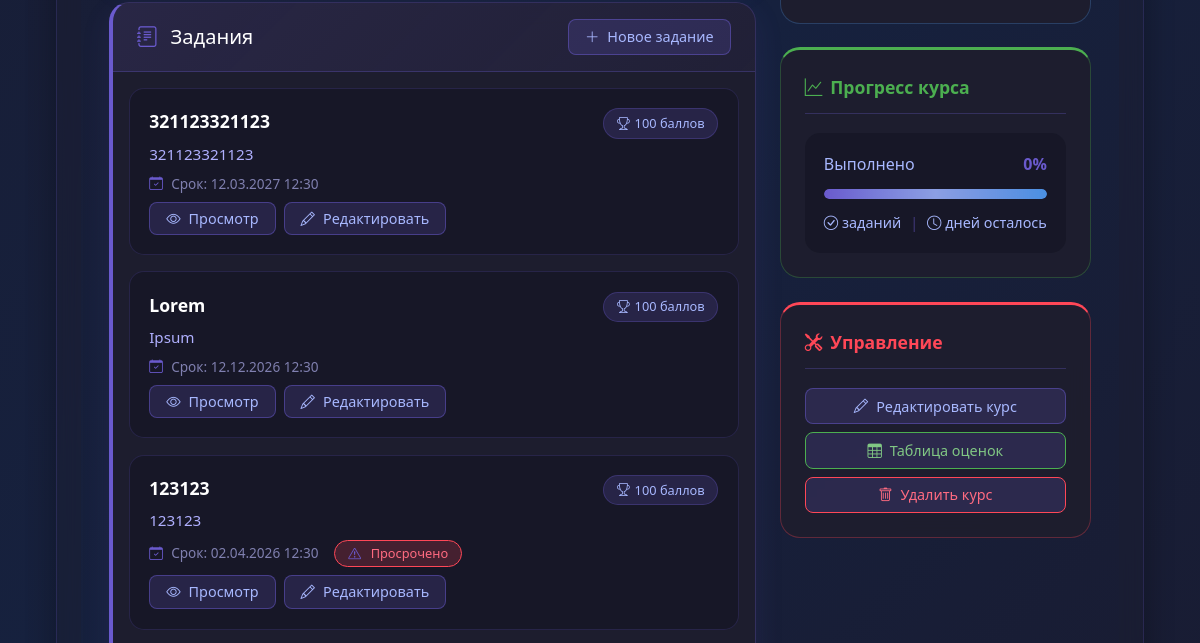
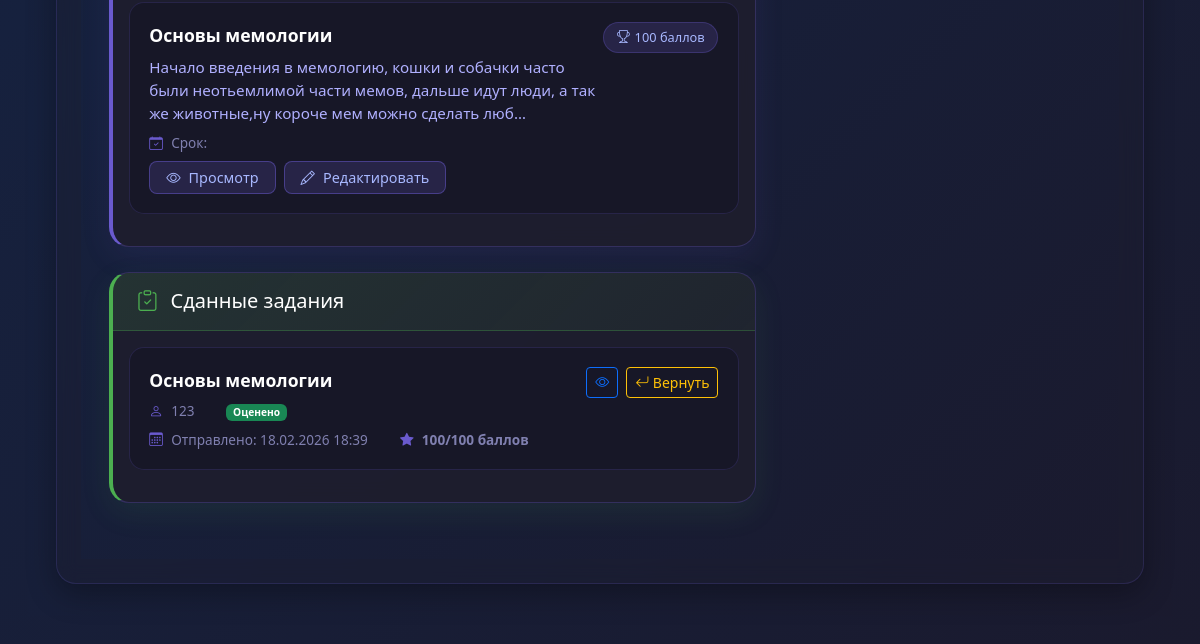
/2/ (signed in, lower part), run on an earlier commit of the app's database (2 pictures, top to bottom).
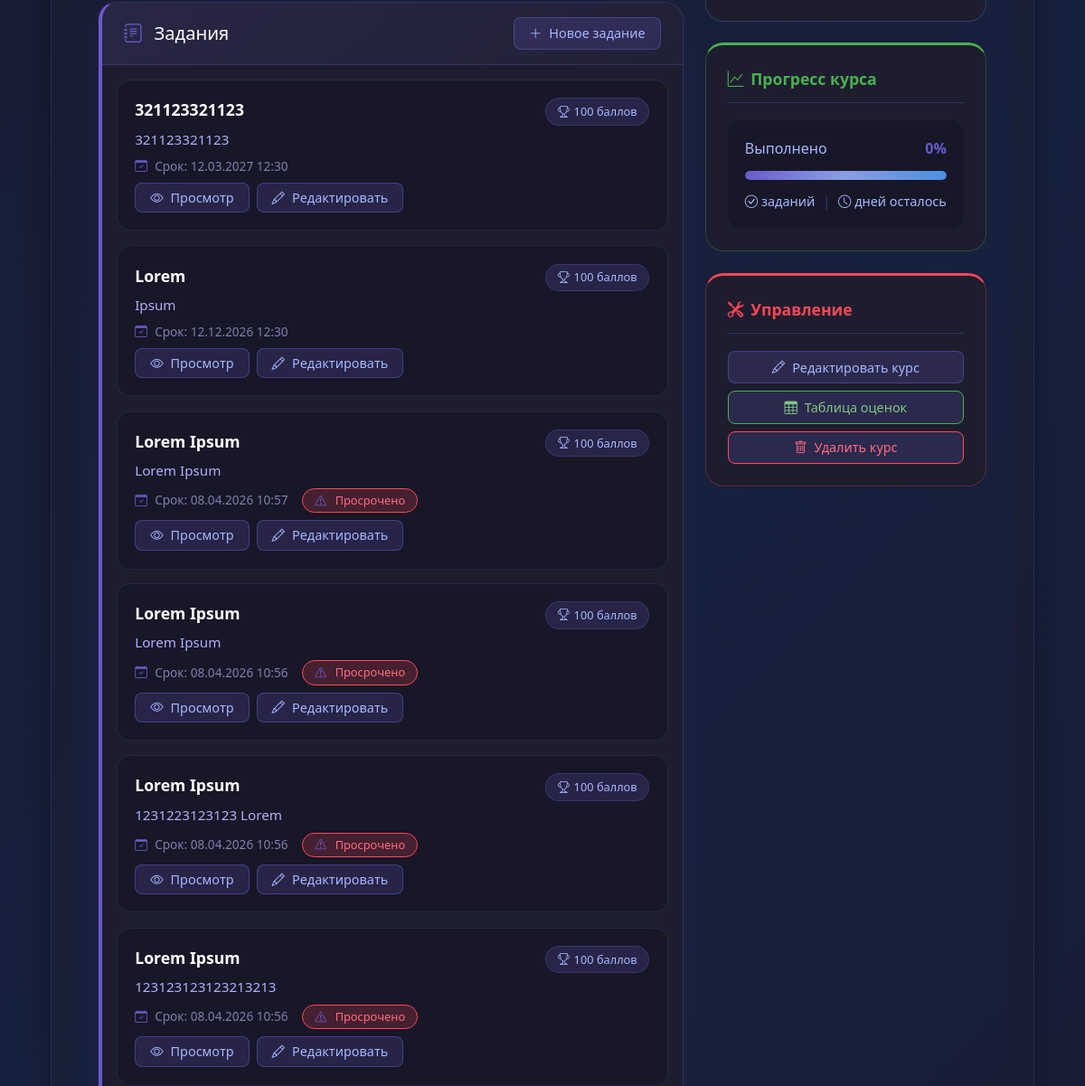
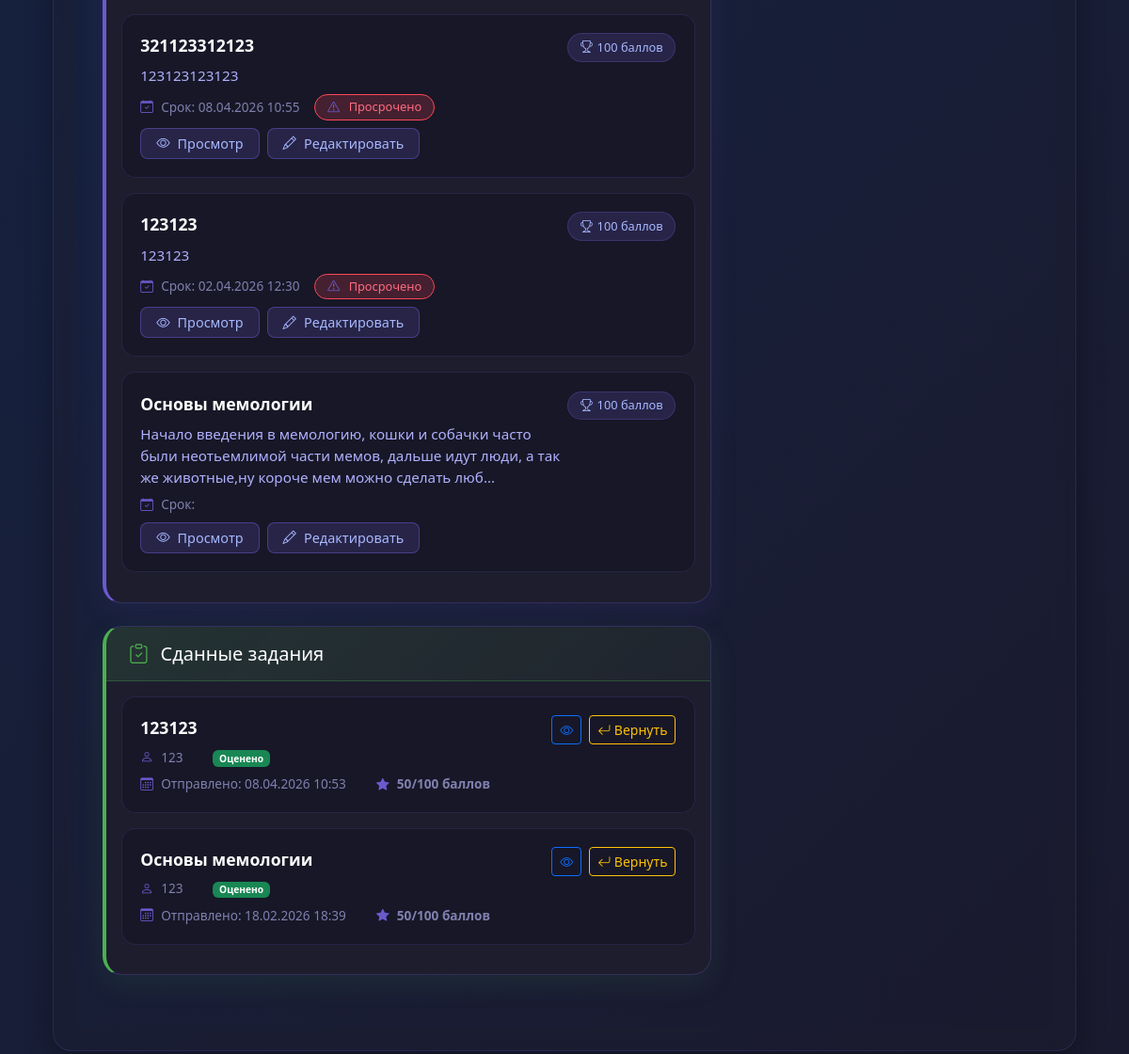
And on a later commit of the database (2 pictures, top to bottom).
### classroom_core/models.py (models this page shows, shortened)
class Assignment(models.Model ):
    STATUS_CHOICES =[
   ('draft','Черновик'),
   ('published','Опубликовано'),
   ('closed','Закрыто'),
    ]
    course =models.ForeignKey(
    Course,
    on_delete =models.CASCADE ,
    related_name ='assignments',
    null = True,
    )
    section =models.ForeignKey(
    CourseSection ,
    on_delete =models.SET_NULL ,
    null =True,
    blank =True,
    related_name ='assignments'
    )
    title =models.CharField(max_length =255 )
    description =models.TextField()
    status =models.CharField(
    max_length =20 ,
    choices =STATUS_CHOICES ,
    default ='draft'
    )
    due_date =models.DateTimeField(null =True ,blank =True )
    allow_late_submissions =models.BooleanField(default =False )
    max_points =models.IntegerField(default =100 )
    passing_score =models.IntegerField(default =50 )
    is_group_assignment =models.BooleanField(default =False )
    group_size_min=models.IntegerField(default=1)
    group_size_max=models.IntegerField(default=1)
    attachment =models.FileField(
    upload_to ='assignment_attachments/',
    null =True ,
    blank =True
    )
    created_at =models.DateTimeField(auto_now_add =True )
    updated_at =models.DateTimeField(auto_now =True )
    published_at =models.DateTimeField(null =True ,blank =True )
    class Meta :
        ordering =['-due_date','-created_at']
        verbose_name ='Задание'
        verbose_name_plural ='Задания'
    def is_overdue(self ):
        if not self.due_date :
            return False
        return timezone.now()>self.due_date

class AssignmentSubmission(models.Model ):
    STATUS_CHOICES =[
   ('submitted','Отправлено'),
   ('graded','Оценено'),
   ('returned','Возвращено на доработку'),
    ]
    assignment =models.ForeignKey(
    Assignment ,
    on_delete =models.CASCADE ,
    related_name ='submissions'
    )
    student =models.ForeignKey(
    User ,
    on_delete =models.CASCADE ,
    related_name ='assignment_submissions'
    )
    text_response =models.TextField(blank =True )
    file_submission =models.FileField(
    upload_to ='assignment_submissions/',
    null =True ,
    blank =True
    )
    group_members =models.ManyToManyField(
    User ,
    blank =True ,
    related_name ='group_submissions'
    )
    status =models.CharField(
    max_length =20 ,
    choices =STATUS_CHOICES ,
    default ='submitted'
    )
    score =models.IntegerField(null =True ,blank =True )
    feedback =models.TextField(blank =True )
    graded_by =models.ForeignKey(
    User ,
    on_delete =models.SET_NULL ,
    null =True ,
    blank =True ,
    related_name ='graded_submissions'
    )
    graded_at =models.DateTimeField(null =True ,blank =True )
    submitted_at =models.DateTimeField(auto_now_add =True )
    updated_at =models.DateTimeField(auto_now =True )
    class Meta :
        ordering =['-submitted_at']
        verbose_name ='Решение задания'
        verbose_name_plural ='Решения заданий'
        unique_together =['assignment','student']

### classroom_core/views.py (the view, shortened to what this page needs)
# urls.py: path('<int:course_id>/', views.course_detail, name='course_detail'),
@login_required
def course_detail(request ,course_id ):
    course =get_object_or_404(Course ,id =course_id )
    if not course.can_access(request.user ):
        raise PermissionDenied
    announcements =course.announcements.all().order_by('-is_pinned','-created_at')[:5 ]
    sections =course.sections.all().order_by('order')
    assignments =course.assignments.filter(status ='published').order_by('-due_date')
    students =course.students.all()
    is_student =course.students.filter(id =request.user.id ).exists()
    is_teacher = course.instructor == request.user
    is_assistant = request.user in course.teaching_assistants.all()
    is_admin = request.user.is_superuser or(hasattr(request.user, 'profile') and request.user.profile.is_staff())
    can_manage_course = is_teacher or is_assistant or is_admin
    user_has_enrollment_request = False
    user_enrollment_request_id = None
    submissions_for_teacher = []
    if can_manage_course:
        for assignment in course.assignments.all():
            for submission in assignment.submissions.all():
                submissions_for_teacher.append({
                    'assignment': assignment,
                    'submission': submission,
                })
    student_submissions = []
    context ={
    'course':course ,
    'announcements':announcements ,
    'sections':sections ,
    'assignments':assignments ,
    'students':students ,
    'is_student':is_student ,
    'is_teacher': is_teacher,
    'is_assistant': is_assistant,
    'is_admin': is_admin,
    'can_manage_course': can_manage_course,
    'user_has_enrollment_request': user_has_enrollment_request,
    'user_enrollment_request_id': user_enrollment_request_id,
    'submissions_for_teacher': submissions_for_teacher,
    'student_submissions': student_submissions,
    'student_submissions_count': student_submissions_count if is_student else 0,
    }
    return render(request ,'classroom_core/course_detail.html',context )

### classroom_core/models.py (called while the page is built, shortened)
    def is_teacher(self):
        return self.role == 'teacher'

    def is_staff(self):
        return self.role == 'staff'

    def get_student_count(self):
        return self.students.count()

    def get_progress(self):
        if not self.start_date or not self.end_date:
            return 0

    def can_access(self, user):
        if user.is_superuser:
            return True

### templates/classroom_core/course_detail.html (shortened to what the changed rows need)
{% extends "classroom_core/base_courses.html" %}
{% block courses_content %}
<div class="dark-theme-course-detail">
    <div class="container">
        <div class="row">
            <div class="col-lg-8">
                <div class="section-card assignments">
                    <div class="p-3">
                        {% for assignment in assignments %}
                        <div class="item-card">
                            <div class="item-content">
                                <div class="d-flex justify-content-between align-items-start">
                                    <div style="flex: 1;">
                                        <div class="item-title">{{ assignment.title }}</div>
                                        <div class="item-description">{{ assignment.description|striptags|truncatechars:150 }}</div>
                                        <div class="item-meta">
                                            <span><i class="bi bi-calendar-check"></i> Срок: {{ assignment.due_date|date:"d.m.Y H:i" }}</span>
                                            {% if assignment.is_overdue %}
                                            <span class="overdue-badge">
                                                <i class="bi bi-exclamation-triangle"></i> Просрочено
                                            </span>
                                            {% endif %}
                                        </div>
                                    </div>
                                    <span class="badge-custom">
                                        <i class="bi bi-trophy"></i> {{ assignment.max_points }} баллов
                                    </span>
                                </div>
                                {% if can_manage_course %}
                                <div class="mt-2 d-flex gap-2">
                                    <a href="{% url 'classroom_core:assignment_detail' assignment.id %}" class="btn-add" style="padding: 0.3rem 1rem;">
                                        <i class="bi bi-eye"></i> Просмотр
                                    </a>
                                    <a href="{% url 'classroom_core:assignment_edit' assignment.id %}" class="btn-add" style="padding: 0.3rem 1rem;">
                                        <i class="bi bi-pencil"></i> Редактировать
                                    </a>
                                </div>
                                {% endif %}
                            </div>
                        </div>
                        {% empty %}
                        <div class="empty-state">
                            <i class="bi bi-journal-text"></i>
                            <p>Нет заданий</p>
                        </div>
                        {% endfor %}
                    </div>
                </div>
                {% if can_manage_course %}
                <div class="section-card submissions">
                    <div class="p-3">
                        {% if submissions_for_teacher %}
                            {% for item in submissions_for_teacher %}
                            <div class="item-card">
                                <div class="item-content">
                                    <div class="d-flex justify-content-between align-items-start">
                                        <div style="flex: 1;">
                                            <div class="item-title">{{ item.assignment.title }}</div>
                                            <div class="item-meta">
                                                <span><i class="bi bi-person"></i> {{ item.submission.student.get_full_name|default:item.submission.student.username }}</span>
                                                <span class="ms-3">
                                                    {% if item.submission.status == 'submitted' %}
                                                        <span class="badge bg-primary">Отправлено</span>
                                                    {% elif item.submission.status == 'graded' %}
                                                        <span class="badge bg-success">Оценено</span>
                                                    {% elif item.submission.status == 'returned' %}
                                                        <span class="badge bg-warning">Возвращено</span>
                                                    {% endif %}
                                                </span>
                                            </div>
                                            <div class="item-meta mt-2">
                                                <span><i class="bi bi-calendar3"></i> Отправлено: {{ item.submission.submitted_at|date:"d.m.Y H:i" }}</span>
                                                {% if item.submission.score %}
                                                <span class="ms-3">
                                                    <i class="bi bi-star-fill"></i>
                                                    <strong>{{ item.submission.score }}/{{ item.assignment.max_points }} баллов</strong>
                                                </span>
                                                {% endif %}
                                            </div>
                                        </div>
                                        <div class="d-flex gap-2">
                                            <a href="{% url 'classroom_core:assignment_detail' item.assignment.id %}" class="btn btn-sm btn-outline-primary">
                                                <i class="bi bi-eye"></i>
                                            </a>
                                            {% if item.submission.status != 'graded' %}
                                            <a href="{% url 'classroom_core:assignment_grade' item.submission.id %}" class="btn btn-sm btn-outline-success">
                                                <i class="bi bi-pencil"></i> Оценить
                                            </a>
                                            {% else %}
                                            <a href="{% url 'classroom_core:assignment_grade' item.submission.id %}" class="btn btn-sm btn-outline-warning">
                                                <i class="bi bi-arrow-return-left"></i> Вернуть
                                            </a>
                                            {% endif %}
                                        </div>
                                    </div>
                                </div>
                            </div>
                            {% endfor %}
                        {% else %}
                        <div class="empty-state">
                            <i class="bi bi-clipboard-check"></i>
                            <p>Нет сданных работ</p>
                        </div>
                        {% endif %}
                    </div>
                </div>
                {% endif %}
            </div>
        </div>
    </div>
</div>
{% endblock %}

What changed in the data, as far as the page shows it:
added Assignment: title "Lorem Ipsum", description "Lorem Ipsum", due_date "08.04.2026 10:57", shows "Просрочено", max_points "100", shown under "Задания"
added Assignment: title "Lorem Ipsum", description "Lorem Ipsum", due_date "08.04.2026 10:56", shows "Просрочено", max_points "100", shown under "Задания"
added Assignment: title "Lorem Ipsum", description "1231223123123 Lorem", due_date "08.04.2026 10:56", shows "Просрочено", max_points "100", shown under "Задания"
added Assignment: title "Lorem Ipsum", description "123123123123213213", due_date "08.04.2026 10:56", shows "Просрочено", max_points "100", shown under "Задания"
added Assignment: title "321123312123", description "123123123123", due_date "08.04.2026 10:55", shows "Просрочено", max_points "100", shown under "Задания"
now on one of the page's lists (row unchanged): Assignment: assignment "123123", submission.student.get_full_name "123", submission.submitted_at "08.04.2026 10:53", submission.score "50", assignment.max_points "100"
changed through a linked row, Assignment "Основы мемологии": submission.score "100" → "50"
